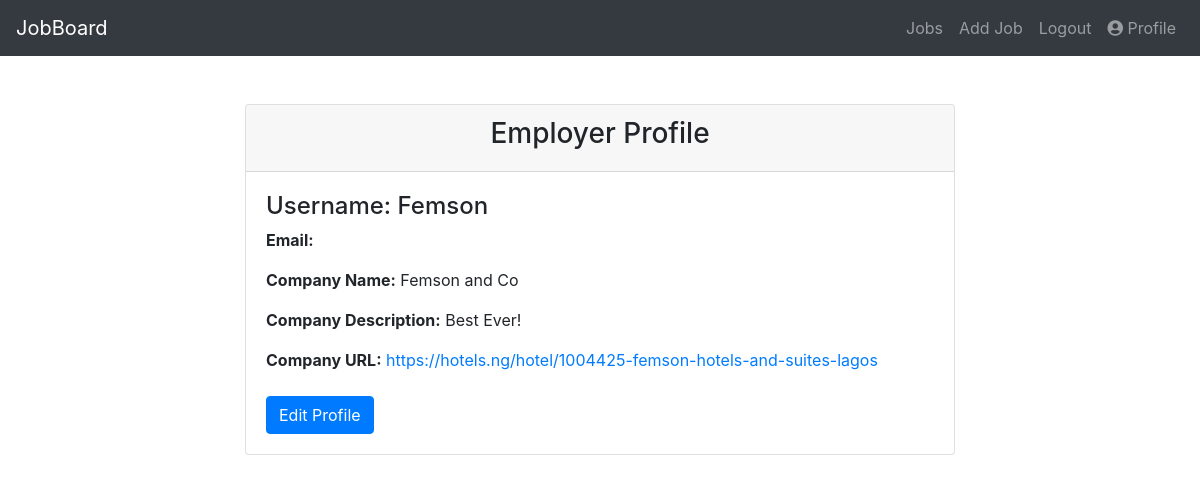
The app's page /accounts/profile/ (signed in) with its own data.
### accounts/models.py (models this page shows, shortened)
class User(AbstractUser):
    is_employer = models.BooleanField(default=False)
    is_candidate = models.BooleanField(default=False)

class EmployerProfile(models.Model):
    user = models.OneToOneField(User, on_delete=models.CASCADE, related_name='employer_profile')
    company_name = models.CharField(max_length=255)
    company_website = models.URLField()
    company_description = models.TextField()

### accounts/views.py (the view)
# urls.py: path('profile/', views.profile, name='profile'),
@login_required
def profile(request):
    if request.user.is_candidate:
        profile = request.user.candidate_profile
        return render(request, 'candidate_profile.html', {'profile': profile})
    else:
        profile = request.user.employer_profile
        return render(request, 'employer_profile.html', {'profile': profile})

### accounts/templates/employer_profile.html
{% extends "base_layout.html" %}
{% block content %}
<div class="container mt-5">
    <div class="row justify-content-center">
        <div class="col-md-8">
            <div class="card">
                <div class="card-header text-center">
                    <h3>Employer Profile</h3>
                </div>
                <div class="card-body">
                    <h4>Username: {{ user.username }}</h4>
                    <p><strong>Email:</strong> {{ user.email }}</p>
                    <p><strong>Company Name:</strong> {{ user.employer_profile.company_name }}</p>
                    <p><strong>Company Description:</strong> {{ user.employer_profile.company_description }}</p>
                    <p><strong>Company URL:</strong> <a href="{{ user.employer_profile.company_website }}" target="_blank">{{ user.employer_profile.company_website }}</a></p>
                    <div class="mt-4">
                        <a href="{% url 'accounts:update_profile' %}" class="btn btn-primary">Edit Profile</a>
                    </div>
                </div>
            </div>
        </div>
    </div>
</div>
{% endblock %}

### records on screen
User: username "Femson", employer_profile.company_name "Femson and Co", employer_profile.company_description "Best Ever!", employer_profile.company_website "https://hotels.ng/hotel/1004425-femson-hotels-and-suites-lagos"
